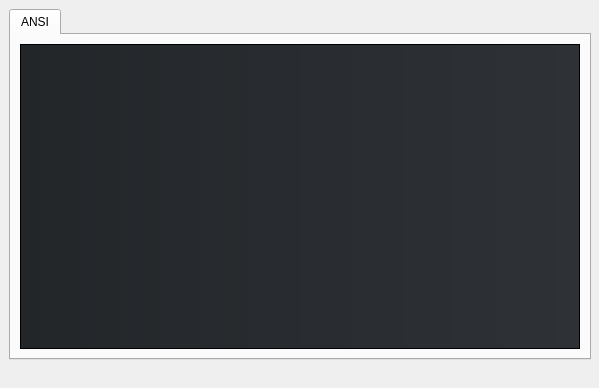
<?xml version="1.0" encoding="UTF-8"?>
<ui version="4.0">
 <class>Dialog</class>
 <widget class="QDialog" name="Dialog">
  <property name="geometry">
   <rect>
    <x>0</x>
    <y>0</y>
    <width>599</width>
    <height>388</height>
   </rect>
  </property>
  <property name="windowTitle">
   <string>dialog</string>
  </property>
  <widget class="QTabWidget" name="TabWidget">
   <property name="geometry">
    <rect>
     <x>9</x>
     <y>9</y>
     <width>582</width>
     <height>351</height>
    </rect>
   </property>
   <property name="currentIndex">
    <number>0</number>
   </property>
   <widget class="QWidget" name="tab">
    <property name="autoFillBackground">
     <bool>false</bool>
    </property>
    <property name="styleSheet">
     <string notr="true"/>
    </property>
    <attribute name="title">
     <string>ANSI</string>
    </attribute>
    <layout class="QGridLayout" name="gridLayout" columnstretch="0">
     <item row="0" column="0" rowspan="2">
      <widget class="QTextEdit" name="TextEdit1">
       <property name="palette">
        <palette>
         <active>
          <colorrole role="WindowText">
           <brush brushstyle="SolidPattern">
            <color alpha="255">
             <red>239</red>
             <green>240</green>
             <blue>241</blue>
            </color>
           </brush>
          </colorrole>
          <colorrole role="Button">
           <brush brushstyle="LinearGradientPattern">
            <gradient startx="0.000000000000000" starty="0.000000000000000" endx="1.000000000000000" endy="0.000000000000000" type="LinearGradient" spread="PadSpread" coordinatemode="ObjectBoundingMode">
             <gradientstop position="0.000000000000000">
              <color alpha="255">
               <red>35</red>
               <green>38</green>
               <blue>41</blue>
              </color>
             </gradientstop>
             <gradientstop position="1.000000000000000">
              <color alpha="255">
               <red>46</red>
               <green>50</green>
               <blue>55</blue>
              </color>
             </gradientstop>
            </gradient>
           </brush>
          </colorrole>
          <colorrole role="Text">
           <brush brushstyle="SolidPattern">
            <color alpha="255">
             <red>239</red>
             <green>240</green>
             <blue>241</blue>
            </color>
           </brush>
          </colorrole>
          <colorrole role="ButtonText">
           <brush brushstyle="SolidPattern">
            <color alpha="255">
             <red>239</red>
             <green>240</green>
             <blue>241</blue>
            </color>
           </brush>
          </colorrole>
          <colorrole role="Base">
           <brush brushstyle="LinearGradientPattern">
            <gradient startx="0.000000000000000" starty="0.000000000000000" endx="1.000000000000000" endy="0.000000000000000" type="LinearGradient" spread="PadSpread" coordinatemode="ObjectBoundingMode">
             <gradientstop position="0.000000000000000">
              <color alpha="255">
               <red>35</red>
               <green>38</green>
               <blue>41</blue>
              </color>
             </gradientstop>
             <gradientstop position="1.000000000000000">
              <color alpha="255">
               <red>46</red>
               <green>50</green>
               <blue>55</blue>
              </color>
             </gradientstop>
            </gradient>
           </brush>
          </colorrole>
          <colorrole role="Window">
           <brush brushstyle="LinearGradientPattern">
            <gradient startx="0.000000000000000" starty="0.000000000000000" endx="1.000000000000000" endy="0.000000000000000" type="LinearGradient" spread="PadSpread" coordinatemode="ObjectBoundingMode">
             <gradientstop position="0.000000000000000">
              <color alpha="255">
               <red>35</red>
               <green>38</green>
               <blue>41</blue>
              </color>
             </gradientstop>
             <gradientstop position="1.000000000000000">
              <color alpha="255">
               <red>46</red>
               <green>50</green>
               <blue>55</blue>
              </color>
             </gradientstop>
            </gradient>
           </brush>
          </colorrole>
          <colorrole role="Highlight">
           <brush brushstyle="SolidPattern">
            <color alpha="255">
             <red>61</red>
             <green>174</green>
             <blue>233</blue>
            </color>
           </brush>
          </colorrole>
          <colorrole role="HighlightedText">
           <brush brushstyle="SolidPattern">
            <color alpha="255">
             <red>239</red>
             <green>240</green>
             <blue>241</blue>
            </color>
           </brush>
          </colorrole>
          <colorrole role="PlaceholderText">
           <brush brushstyle="SolidPattern">
            <color alpha="128">
             <red>239</red>
             <green>240</green>
             <blue>241</blue>
            </color>
           </brush>
          </colorrole>
         </active>
         <inactive>
          <colorrole role="WindowText">
           <brush brushstyle="SolidPattern">
            <color alpha="255">
             <red>239</red>
             <green>240</green>
             <blue>241</blue>
            </color>
           </brush>
          </colorrole>
          <colorrole role="Button">
           <brush brushstyle="LinearGradientPattern">
            <gradient startx="0.000000000000000" starty="0.000000000000000" endx="1.000000000000000" endy="0.000000000000000" type="LinearGradient" spread="PadSpread" coordinatemode="ObjectBoundingMode">
             <gradientstop position="0.000000000000000">
              <color alpha="255">
               <red>35</red>
               <green>38</green>
               <blue>41</blue>
              </color>
             </gradientstop>
             <gradientstop position="1.000000000000000">
              <color alpha="255">
               <red>46</red>
               <green>50</green>
               <blue>55</blue>
              </color>
             </gradientstop>
            </gradient>
           </brush>
          </colorrole>
          <colorrole role="Text">
           <brush brushstyle="SolidPattern">
            <color alpha="255">
             <red>239</red>
             <green>240</green>
             <blue>241</blue>
            </color>
           </brush>
          </colorrole>
          <colorrole role="ButtonText">
           <brush brushstyle="SolidPattern">
            <color alpha="255">
             <red>239</red>
             <green>240</green>
             <blue>241</blue>
            </color>
           </brush>
          </colorrole>
          <colorrole role="Base">
           <brush brushstyle="LinearGradientPattern">
            <gradient startx="0.000000000000000" starty="0.000000000000000" endx="1.000000000000000" endy="0.000000000000000" type="LinearGradient" spread="PadSpread" coordinatemode="ObjectBoundingMode">
             <gradientstop position="0.000000000000000">
              <color alpha="255">
               <red>35</red>
               <green>38</green>
               <blue>41</blue>
              </color>
             </gradientstop>
             <gradientstop position="1.000000000000000">
              <color alpha="255">
               <red>46</red>
               <green>50</green>
               <blue>55</blue>
              </color>
             </gradientstop>
            </gradient>
           </brush>
          </colorrole>
          <colorrole role="Window">
           <brush brushstyle="LinearGradientPattern">
            <gradient startx="0.000000000000000" starty="0.000000000000000" endx="1.000000000000000" endy="0.000000000000000" type="LinearGradient" spread="PadSpread" coordinatemode="ObjectBoundingMode">
             <gradientstop position="0.000000000000000">
              <color alpha="255">
               <red>35</red>
               <green>38</green>
               <blue>41</blue>
              </color>
             </gradientstop>
             <gradientstop position="1.000000000000000">
              <color alpha="255">
               <red>46</red>
               <green>50</green>
               <blue>55</blue>
              </color>
             </gradientstop>
            </gradient>
           </brush>
          </colorrole>
          <colorrole role="Highlight">
           <brush brushstyle="SolidPattern">
            <color alpha="255">
             <red>61</red>
             <green>174</green>
             <blue>233</blue>
            </color>
           </brush>
          </colorrole>
          <colorrole role="HighlightedText">
           <brush brushstyle="SolidPattern">
            <color alpha="255">
             <red>239</red>
             <green>240</green>
             <blue>241</blue>
            </color>
           </brush>
          </colorrole>
          <colorrole role="PlaceholderText">
           <brush brushstyle="SolidPattern">
            <color alpha="128">
             <red>239</red>
             <green>240</green>
             <blue>241</blue>
            </color>
           </brush>
          </colorrole>
         </inactive>
         <disabled>
          <colorrole role="WindowText">
           <brush brushstyle="SolidPattern">
            <color alpha="255">
             <red>180</red>
             <green>180</green>
             <blue>180</blue>
            </color>
           </brush>
          </colorrole>
          <colorrole role="Button">
           <brush brushstyle="LinearGradientPattern">
            <gradient startx="0.000000000000000" starty="0.000000000000000" endx="1.000000000000000" endy="0.000000000000000" type="LinearGradient" spread="PadSpread" coordinatemode="ObjectBoundingMode">
             <gradientstop position="0.000000000000000">
              <color alpha="255">
               <red>49</red>
               <green>54</green>
               <blue>59</blue>
              </color>
             </gradientstop>
             <gradientstop position="1.000000000000000">
              <color alpha="255">
               <red>75</red>
               <green>83</green>
               <blue>91</blue>
              </color>
             </gradientstop>
            </gradient>
           </brush>
          </colorrole>
          <colorrole role="Text">
           <brush brushstyle="SolidPattern">
            <color alpha="255">
             <red>180</red>
             <green>180</green>
             <blue>180</blue>
            </color>
           </brush>
          </colorrole>
          <colorrole role="ButtonText">
           <brush brushstyle="SolidPattern">
            <color alpha="255">
             <red>180</red>
             <green>180</green>
             <blue>180</blue>
            </color>
           </brush>
          </colorrole>
          <colorrole role="Base">
           <brush brushstyle="LinearGradientPattern">
            <gradient startx="0.000000000000000" starty="0.000000000000000" endx="1.000000000000000" endy="0.000000000000000" type="LinearGradient" spread="PadSpread" coordinatemode="ObjectBoundingMode">
             <gradientstop position="0.000000000000000">
              <color alpha="255">
               <red>49</red>
               <green>54</green>
               <blue>59</blue>
              </color>
             </gradientstop>
             <gradientstop position="1.000000000000000">
              <color alpha="255">
               <red>75</red>
               <green>83</green>
               <blue>91</blue>
              </color>
             </gradientstop>
            </gradient>
           </brush>
          </colorrole>
          <colorrole role="Window">
           <brush brushstyle="LinearGradientPattern">
            <gradient startx="0.000000000000000" starty="0.000000000000000" endx="1.000000000000000" endy="0.000000000000000" type="LinearGradient" spread="PadSpread" coordinatemode="ObjectBoundingMode">
             <gradientstop position="0.000000000000000">
              <color alpha="255">
               <red>49</red>
               <green>54</green>
               <blue>59</blue>
              </color>
             </gradientstop>
             <gradientstop position="1.000000000000000">
              <color alpha="255">
               <red>75</red>
               <green>83</green>
               <blue>91</blue>
              </color>
             </gradientstop>
            </gradient>
           </brush>
          </colorrole>
          <colorrole role="Highlight">
           <brush brushstyle="SolidPattern">
            <color alpha="255">
             <red>61</red>
             <green>174</green>
             <blue>233</blue>
            </color>
           </brush>
          </colorrole>
          <colorrole role="HighlightedText">
           <brush brushstyle="SolidPattern">
            <color alpha="255">
             <red>239</red>
             <green>240</green>
             <blue>241</blue>
            </color>
           </brush>
          </colorrole>
          <colorrole role="PlaceholderText">
           <brush brushstyle="SolidPattern">
            <color alpha="128">
             <red>180</red>
             <green>180</green>
             <blue>180</blue>
            </color>
           </brush>
          </colorrole>
         </disabled>
        </palette>
       </property>
       <property name="font">
        <font>
         <pointsize>8</pointsize>
        </font>
       </property>
       <property name="undoRedoEnabled">
        <bool>false</bool>
       </property>
       <property name="lineWrapMode">
        <enum>QTextEdit::LineWrapMode::NoWrap</enum>
       </property>
       <property name="readOnly">
        <bool>false</bool>
       </property>
       <property name="acceptRichText">
        <bool>false</bool>
       </property>
      </widget>
     </item>
    </layout>
   </widget>
  </widget>
 </widget>
 <resources/>
 <connections/>
</ui>
